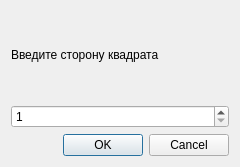
<?xml version="1.0" encoding="UTF-8"?>
<ui version="4.0">
 <class>DialogSquare</class>
 <widget class="QDialog" name="DialogSquare">
  <property name="geometry">
   <rect>
    <x>0</x>
    <y>0</y>
    <width>240</width>
    <height>167</height>
   </rect>
  </property>
  <property name="windowTitle">
   <string>InputFigure</string>
  </property>
  <layout class="QGridLayout" name="gridLayout">
   <item row="0" column="0">
    <layout class="QVBoxLayout" name="verticalLayout">
     <item>
      <widget class="QLabel" name="label_2">
       <property name="text">
        <string>Введите сторону квадрата</string>
       </property>
      </widget>
     </item>
     <item>
      <widget class="QSpinBox" name="spinBox_2">
       <property name="minimumSize">
        <size>
         <width>0</width>
         <height>0</height>
        </size>
       </property>
       <property name="minimum">
        <number>1</number>
       </property>
       <property name="maximum">
        <number>500</number>
       </property>
       <property name="singleStep">
        <number>5</number>
       </property>
      </widget>
     </item>
    </layout>
   </item>
   <item row="1" column="0">
    <widget class="QDialogButtonBox" name="buttonBox">
     <property name="orientation">
      <enum>Qt::Horizontal</enum>
     </property>
     <property name="standardButtons">
      <set>QDialogButtonBox::Cancel|QDialogButtonBox::Ok</set>
     </property>
    </widget>
   </item>
  </layout>
 </widget>
 <resources/>
 <connections>
  <connection>
   <sender>buttonBox</sender>
   <signal>accepted()</signal>
   <receiver>DialogSquare</receiver>
   <slot>accept()</slot>
   <hints>
    <hint type="sourcelabel">
     <x>248</x>
     <y>254</y>
    </hint>
    <hint type="destinationlabel">
     <x>157</x>
     <y>274</y>
    </hint>
   </hints>
  </connection>
  <connection>
   <sender>buttonBox</sender>
   <signal>rejected()</signal>
   <receiver>DialogSquare</receiver>
   <slot>reject()</slot>
   <hints>
    <hint type="sourcelabel">
     <x>316</x>
     <y>260</y>
    </hint>
    <hint type="destinationlabel">
     <x>286</x>
     <y>274</y>
    </hint>
   </hints>
  </connection>
 </connections>
</ui>
